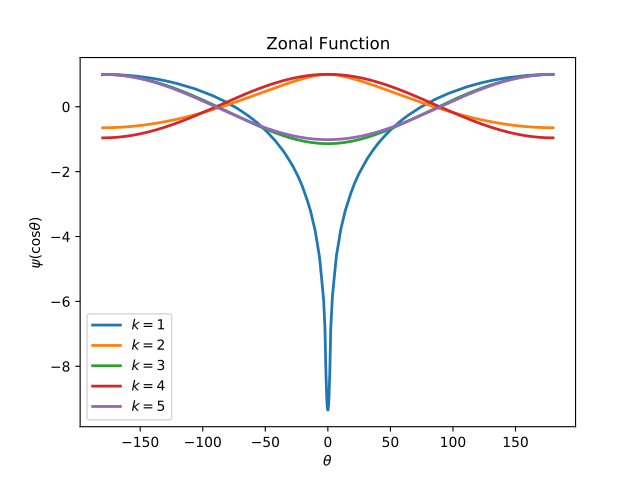

The script that drew this image:
from pycsphere.green import ZonalGreenIteratedLaplaceBeltrami

for exp in [1,2,3,4,5]:
    zonal_green=ZonalGreenIteratedLaplaceBeltrami(exponent=exp)
    zonal_green.plot(angles=True, fhandle=1)
plt.legend([f'$k={np.round(val, 1)}$' for val in [1,2,3,4,5]])
